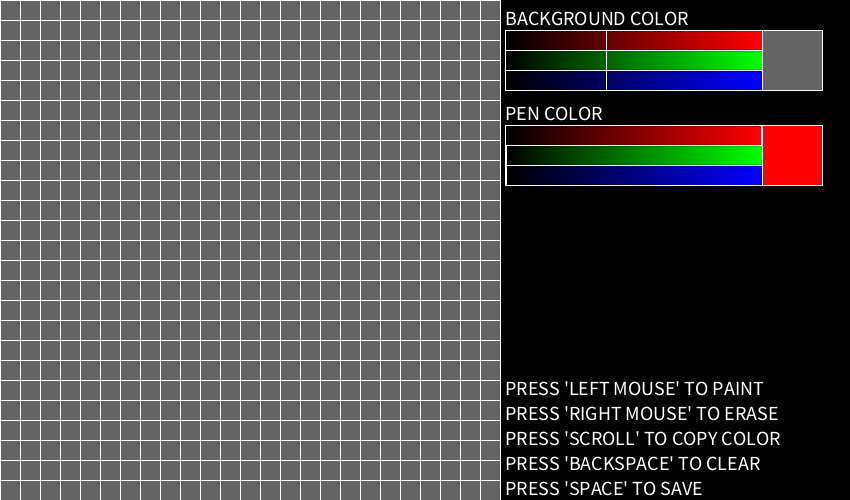
Frame 1 (no input)
Frame 60 (the mouse pressed at the canvas centre just before this capture): identical to frame 1, image omitted
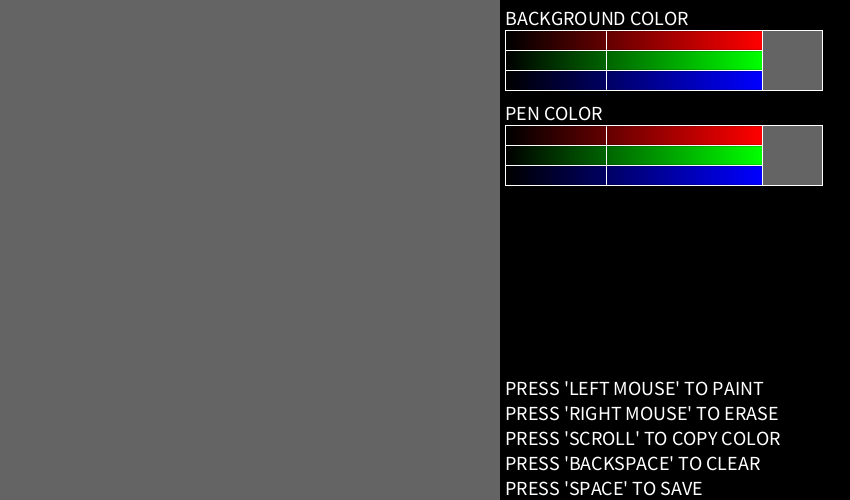
Frame 120 (the mouse held since frame 60 and released just before this capture)

The Processing sketch that drew these frames (run headless with seeded random() and noise(); from frame 60 on, the mouse is pressed at the canvas centre):

// Processing sketch: Paint
// ── Paint.pde
final int cols = 25, gridWidth = 500; //<>//
final int rows = 25;
color cores[][] = new color[cols][rows];
color noColor = color(255, 255, 255, 0), gridColor = color(255);
int bgRed = 100, bgGreen = 100, bgBlue = 100, selRed = 255, selGreen = 0, selBlue = 0;
ArrayList<color[][]> saves = new ArrayList<color[][]>();

void setup() {
  size(850, 500);
  frameRate(120);
  background(0);
  for (int i = 0; i < cols; i++) {
    for (int j = 0; j < rows; j++) {
      cores[i][j] = noColor;
    }
  }
  DrawColorPicker();
}

void draw() {
  noStroke();
  fill(bgRed, bgGreen, bgBlue);
  rect(0, 0, gridWidth, height);
  Painting();
  DrawGrid();
  if (mousePressed) {
    PaintBlock();
  }
}

void DrawGrid() {
  strokeWeight(1);
  stroke(gridColor);
  noFill();
  for (int i = 0; i < cols; i++) {
    for (int j = 0; j < rows; j++) {
      //if (cores[i][j] == noColor) {
        rect((gridWidth / cols) * i, (height / rows) * j, gridWidth / cols, height / rows);
      //}
    }
  }
}

void Painting() {
  for (int i = 0; i < cols; i++) {
    for (int j = 0; j < rows; j++) {
      noStroke();
      fill(cores[i][j]);
      rect((gridWidth / cols) * i, (height / rows) * j, gridWidth / cols, height / rows);
    }
  }
}

void PaintBlock() {
  int x = mouseX / (gridWidth / cols);
  int y = mouseY / (height / rows);
  if (x < cols && y < rows) {
    if (mouseButton == LEFT) {
      cores[x][y] = color(selRed, selGreen, selBlue);
    } else if (mouseButton == RIGHT) {
      cores[x][y] = noColor;
    } else {
      noStroke();
      fill(bgRed, bgGreen, bgBlue);
      rect(0, 0, gridWidth, height);
      Painting();
      selRed = (int) red(get(mouseX, mouseY));
      selGreen = (int) green(get(mouseX, mouseY));
      selBlue = (int) blue(get(mouseX, mouseY));
      DrawColorPicker();
    }
  }
}

void DrawColorPicker() {
  fill(0);
  noStroke();
  rect(gridWidth, 0, width, height);
  fill(255);
  textSize(20);
  text("BACKGROUND COLOR", gridWidth + 5, 25);
  text("PEN COLOR", gridWidth + 5, 120);
  text("PRESS 'BACKSPACE' TO CLEAR", gridWidth + 5, height - 30);
  text("PRESS 'SPACE' TO SAVE", gridWidth + 5, height - 5);
  text("PRESS 'SCROLL' TO COPY COLOR", gridWidth + 5, height - 55);
  text("PRESS 'RIGHT MOUSE' TO ERASE", gridWidth + 5, height - 80);
  text("PRESS 'LEFT MOUSE' TO PAINT", gridWidth + 5, height - 105);

  strokeWeight(1);
  stroke(gridColor);
  noFill();
  rect(gridWidth + 5, 30, 257, 20);
  rect(gridWidth + 5, 50, 257, 20);
  rect(gridWidth + 5, 70, 257, 20);
  rect(gridWidth + 5, 125, 257, 20);
  rect(gridWidth + 5, 145, 257, 20);
  rect(gridWidth + 5, 165, 257, 20);
  fill(bgRed, bgGreen, bgBlue);
  rect(gridWidth + 262, 30, 60, 60);
  fill(selRed, selGreen, selBlue);
  rect(gridWidth + 262, 125, 60, 60);
  for (int i = 0; i < 256; i++) {
    if (i != bgRed) {
      stroke(i, 0, 0);
    } else {
      stroke(255);
    }
    line(gridWidth + 6 + i, 31, gridWidth + 6 + i, 49);
    if (i != bgGreen) {
      stroke(0, i, 0);
    } else {
      stroke(255);
    }
    line(gridWidth + 6 + i, 51, gridWidth + 6 + i, 69);
    if (i != bgBlue) {
      stroke(0, 0, i);
    } else {
      stroke(255);
    }
    line(gridWidth + 6 + i, 71, gridWidth + 6 + i, 89);


    if (i != selRed) {
      stroke(i, 0, 0);
    } else {
      stroke(255);
    }
    line(gridWidth + 6 + i, 126, gridWidth + 6 + i, 144);
    if (i != selGreen) {
      stroke(0, i, 0);
    } else {
      stroke(255);
    }
    line(gridWidth + 6 + i, 146, gridWidth + 6 + i, 164);
    if (i != selBlue) {
      stroke(0, 0, i);
    } else {
      stroke(255);
    }
    line(gridWidth + 6 + i, 166, gridWidth + 6 + i, 184);
  }
}

void chooseColor() {
  if (mouseX > gridWidth + 5 && mouseX < gridWidth + 262) {
    if (mouseY > 30 && mouseY < 50) {
      bgRed = mouseX - gridWidth - 6;
      DrawColorPicker();
    }
  }
  if (mouseX > gridWidth + 5 && mouseX < gridWidth + 262) {
    if (mouseY > 50 && mouseY < 70) {
      bgGreen = mouseX - gridWidth - 6;
      DrawColorPicker();
    }
  }
  if (mouseX > gridWidth + 5 && mouseX < gridWidth + 262) {
    if (mouseY > 70 && mouseY < 90) {
      bgBlue = mouseX - gridWidth - 6;
      DrawColorPicker();
    }
  }

  if (mouseX > gridWidth + 5 && mouseX < gridWidth + 262) {
    if (mouseY > 125 && mouseY < 145) {
      selRed = mouseX - gridWidth - 6;
      DrawColorPicker();
    }
  }
  if (mouseX > gridWidth + 5 && mouseX < gridWidth + 262) {
    if (mouseY >145 && mouseY < 165) {
      selGreen = mouseX - gridWidth - 6;
      DrawColorPicker();
    }
  }
  if (mouseX > gridWidth + 5 && mouseX < gridWidth + 262) {
    if (mouseY > 165 && mouseY < 185) {
      selBlue = mouseX - gridWidth - 6;
      DrawColorPicker();
    }
  }
}

void mousePressed() {
  chooseColor();
}

void mouseReleased() {
  color[][] temp = new color[cols][rows];
  for (int i = 0; i < cols; i++) {
    for (int j = 0; j < rows; j++) {
      temp[i][j] = cores[i][j];
    }
  }
  if (saves.size() == 0) {
    saves.add(temp);
  } else {
    boolean equal = true;
    for (int i = 0; i < cols; i++) {
      for (int j = 0; j < rows; j++) {
        if (temp[i][j] != saves.get(saves.size()- 1)[i][j]) {
          equal = false;
        }
      }
    }
    if (!equal) {
      saves.add(temp);
    }
  }
  println(saves.size());
}

void keyPressed() {
  if (key == ' ') {
    noStroke();
    fill(bgRed, bgGreen, bgBlue);
    rect(0, 0, gridWidth, height);
    Painting();
    PImage img = createImage(RGB, gridWidth, height);
    img = get(0, 0, gridWidth, height);
    img.save("image.png");
  } else if (key == BACKSPACE) {
    for (int i = 0; i < cols; i++) {
      for (int j = 0; j < rows; j++) {
        cores[i][j] = noColor;
      }
    }
  } else if (key == 'z') {
    if (saves.size() > 1) {
      saves.remove(saves.size() - 1);
      for (int i = 0; i < cols; i++) {
        for (int j = 0; j < rows; j++) {
          cores[i][j] = saves.get(saves.size() - 1)[i][j];
        }
      }
    } else {
      saves.clear();
      for (int i = 0; i < cols; i++) {
        for (int j = 0; j < rows; j++) {
          cores[i][j] = noColor;
        }
      }
    }
    println(saves.size());
  }
}
